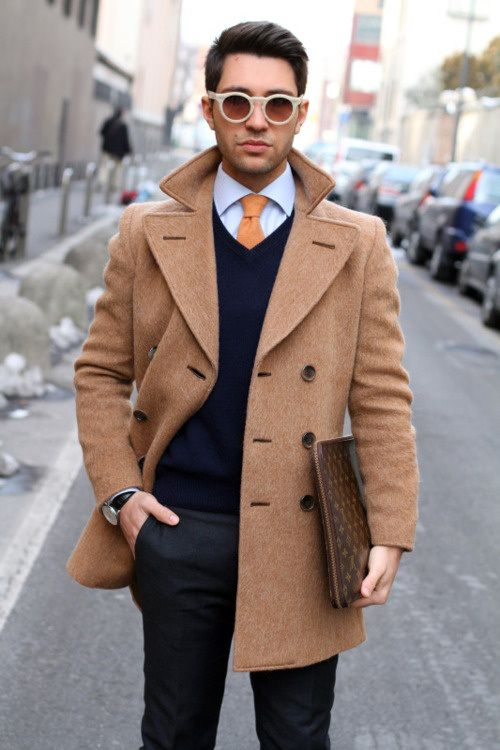
#> input picture Common Functions/casuallook.jpg, 500 x 750 px
$ jupyter execute 'Generating Noise over an Image.ipynb'
#> lines starting #> are read from the running program, lines starting #| are printed output that depends on the picture
[cell 1]
import cv2
import numpy as np
import random

def read_image(image):
#> called with image = 'casuallook.jpg'
    return cv2.imread(image)
#> returned value is the input picture: shape (750, 500, 3); mean B, G, R 128.8, 132.2, 145

def write_image(file_and_format, image):
    return cv2.imwrite(file_and_format, image)

def noise(image):
    output_image = image.copy()

    image_shape = image.shape
#> image_shape = (750, 500, 3)

    if len(image_shape) == 2:
        black = 0
        white = 255
    else:
        black = np.array([0,0,0], dtype='uint8')
        white = np.array([255,255,255], dtype='uint8')

    random_threshold = np.random.random(image_shape[0:2])

    output_image[random_threshold < (random_threshold/2)] = black
    output_image[random_threshold > 1-(random_threshold/2)] = white
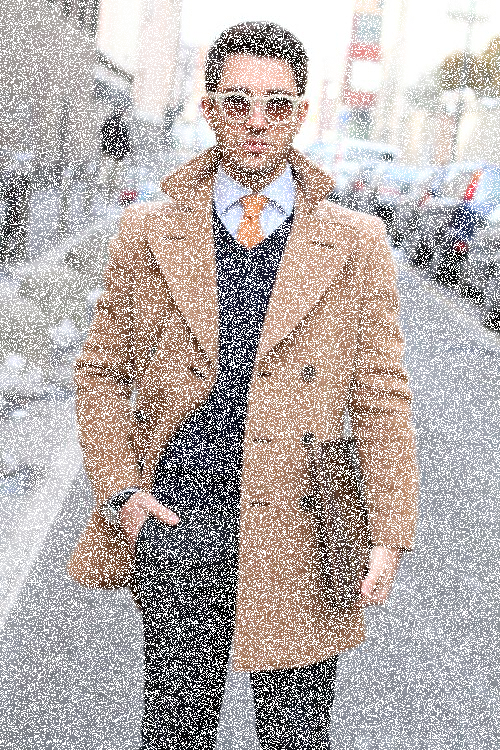
#> output_image: shape (750, 500, 3); mean B, G, R 170.8, 173, 181.6

    return output_image

my_image = read_image(image='casuallook.jpg')
noise_image = noise(image=my_image)
write_image(file_and_format='Noisy.png', image=noise_image )
cv2.imshow('Noise on Image', np.hstack((my_image, noise_image)))
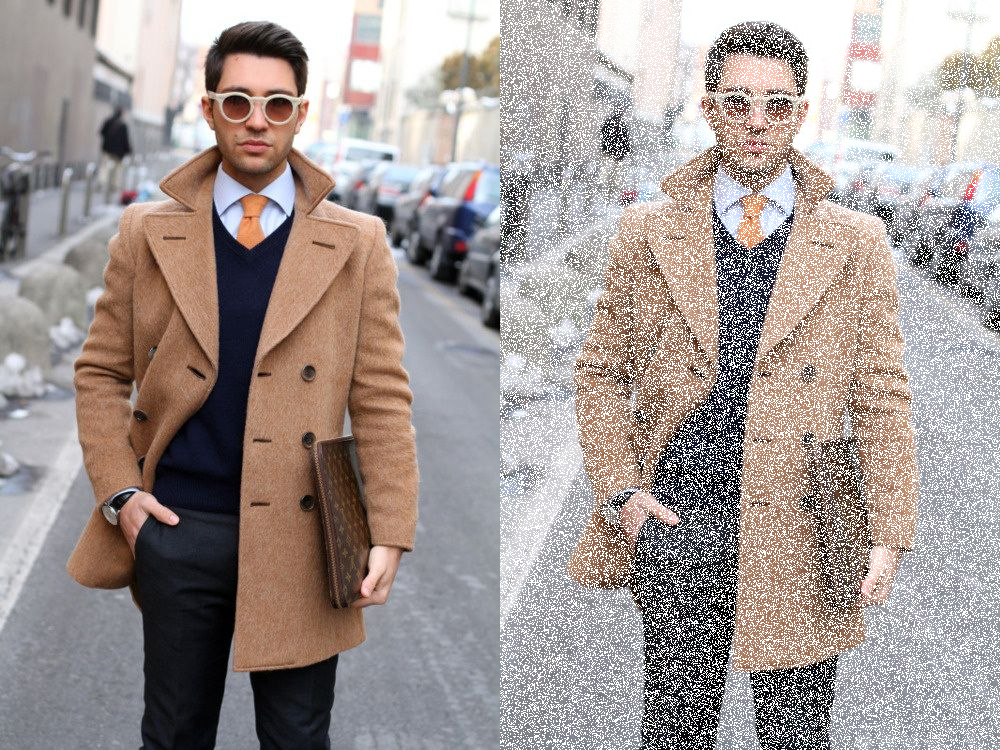
#> window 'Noise on Image': shape (750, 1000, 3); mean B, G, R 149.8, 152.6, 163.3
cv2.waitKey(0)
cv2.destroyAllWindows()

$ run again, with Common Functions/BGR.png saved as Common Functions/casuallook.jpg
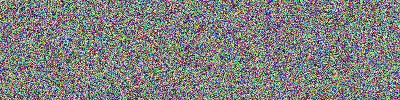
#> input picture Common Functions/BGR.png, 400 x 100 px
#> in read_image, returned value is the input picture: shape (100, 400, 3); mean B, G, R 126.9, 127.8, 127.3
#> in noise, `output_image[random_threshold > 1-(random_threshold/2)] = white`:
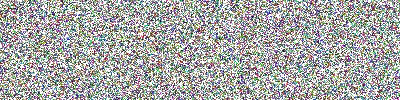
#> output_image: shape (100, 400, 3); mean B, G, R 169.4, 170.1, 169.7
#> `cv2.imshow('Noise on Image', np.hstack((my_image, noise_image)))`:
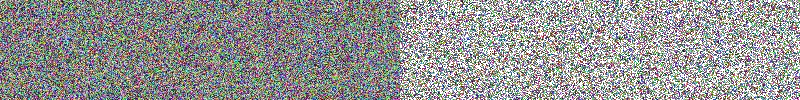
#> window 'Noise on Image': shape (100, 800, 3); mean B, G, R 148.1, 149, 148.5
